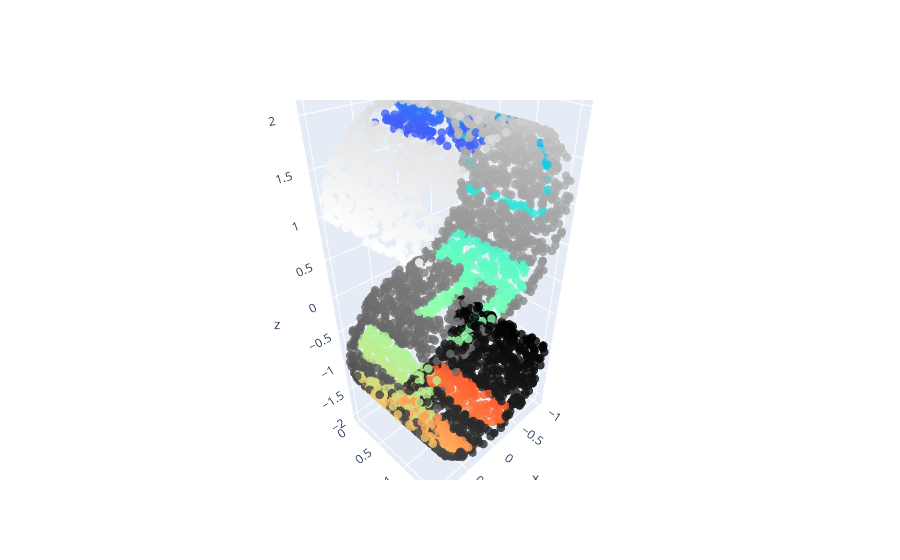

The notebook cell this image was saved under:
### Markdown cell above
До сих пор наше обсуждение рассматривало линейные вложения, которые по существу состоят из вращений, переводов и масштабирования данных в пространства более высокой размерности. MDS дает сбой, когда встраивание является нелинейным, то есть когда оно выходит за рамки этого простого набора операций. Рассмотрим следующее вложение, которое принимает входные данные и искажает их в трехмерную форму «$\text{S}$»:

### Code cell
#@title The S-Dataset
def make_s_curve(X):
  t = (X[:, 0] - np.min(X[:, 0])) / (np.max(X[:, 0]) - np.min(X[:, 0]))
  t = (t * 2.0 - 1.0) * np.pi * 1.5
  x = np.sin(t)
  y = X[:, 1] / np.max(X[:, 0]) * 2 * np.pi
  z = np.sign(t) * (np.cos(t) - 1)
  return np.vstack((x, y, z)).T

XS = make_s_curve(X)

import plotly.graph_objects as go 

fig = go.Figure(data=[go.Scatter3d(x=XS[:, 0], y=XS[:, 1], z=XS[:, 2], mode='markers',  marker=dict(
        size=5,
        opacity=0.8,
        color=cols
    ))])
fig.show()

### Figure 1 — Plotly figure (JSON) as saved in the notebook; plotly's stock layout.template omitted (floating-point values rounded to 4 significant figures; data arrays with more than 128 entries replaced by an {"elided": "..."} marker saying what was removed)
{"data": [{"marker": {"color": {"elided": "4000x4 float values"}, "opacity": 0.8, "size": 5}, "mode": "markers", "type": "scatter3d", "x": {"elided": "4000 float values"}, "y": {"elided": "4000 float values"}, "z": {"elided": "4000 float values"}}], "layout": {}}
